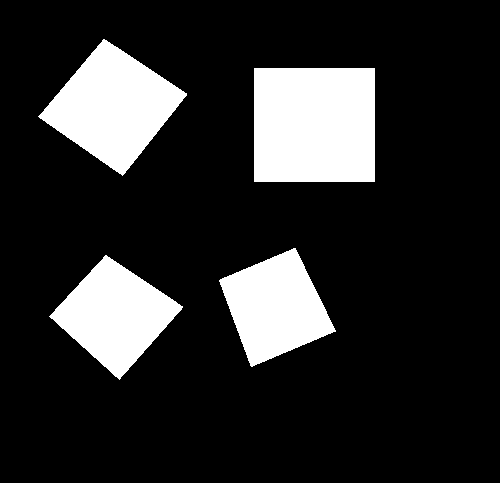
#> input picture img/test.png, 500 x 483 px, found by its file name
$ python calculate_angle.py
#> lines starting #> are read from the running program, lines starting #| are printed output that depends on the picture; after the words box and inside, x2 and y2 are one past the last pixel; in counts of white or black regions, pixels touching at a corner belong together
import pandas as pd
import numpy as np
import cv2
import matplotlib.pyplot as plt
import time

img = cv2.imread(r"C:\Users\11kkh\Desktop\yolov5\img\test.png")
#> img is the input picture: shape (483, 500, 3); 17% white; 4 white regions, box (x1, y1, x2, y2) and area: (254, 68, 375, 182) 13794, (38, 39, 187, 176) 10507, (49, 255, 183, 380) 8489, (219, 248, 336, 367) 8158
noise_rect =  cv2.imread(r"C:\Users\11kkh\Desktop\yolov5\img\noise_rect.png")
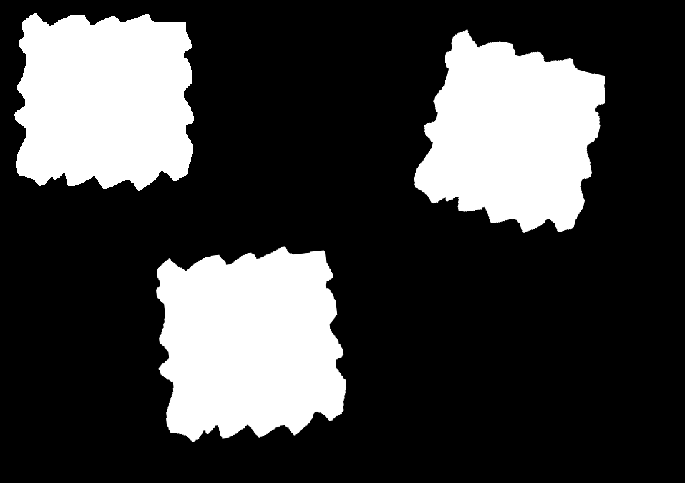
#> input picture img/noise_rect.png, 685 x 483 px, found by its file name
#> noise_rect is the input picture: shape (483, 685, 3); min 0, max 255, mean 64.6
img_gray = cv2.cvtColor(img , cv2.COLOR_BGR2GRAY)
#> img_gray: shape (483, 500); 17% white; 4 white regions
noise_rect_gray = cv2.cvtColor(noise_rect , cv2.COLOR_BGR2GRAY)


# 배경이 검정색, 검출하고자 하는 이미지의 픽셀이 흰색이면 더 잘 검출된다.
################################################################################# 일반적인 사각형에 대한 4개의 꼭짓점 검출
start = time.time()
contours , hierarchy = cv2.findContours(img_gray, mode = cv2.RETR_LIST , method = cv2.CHAIN_APPROX_SIMPLE )
#> contours = 4 contours; box (x1, y1, x2, y2) and area: (254, 68, 375, 182) 13560, (38, 39, 187, 176) 10343, (49, 255, 183, 380) 8348, (219, 248, 336, 367) 7992

for c in contours:
    c = np.array(c).squeeze()
    print(c.shape)
    x = c[:,0]
    y = c[:,1]
    x_min, y_min= min(x) , min(y)
    x_max, y_max= max(x) , max(y)
    x_min_indexes = np.where(x == x_min)[0]
    x_max_indexes = np.where(x == x_max)[0]
    y_min_indexes = np.where(y == y_min)[0]
    y_max_indexes = np.where(y == y_max)[0]

    #p1 : y가 가장 작을때의 x값 , 그때의 x값이 여러개 존재하는 경우에 대해서는 가장 작은 x값
    #p2 : x가 가장 클때의 y값 , 그때의 y값이 여러개 존재하는 경우에 대해서는 가장 작은 y값
    #p3 : y가 가장 클때의 x값 , 그때의 x값이 여러개 존재하는 경우에 대해서는 가장 큰 x값
    #p4 : x가 가장 작을때 y값 , 그때의 y값이 여러개 존재하는 경우에 대해서는 가장 큰 y값

    #p1 구하기
    p1_x_condidate , p1_y_condidate = x[y_min_indexes] , y[y_min_indexes]
    p1_x , p1_x_index = min(p1_x_condidate) , np.argmin(p1_x_condidate)
    p1_y = p1_y_condidate[p1_x_index]
    cv2.circle(img , (p1_x,p1_y) ,2,(255,0,0) , 2 )
    cv2.putText(img , "p1" , (p1_x , p1_y-10) , cv2.FONT_HERSHEY_COMPLEX_SMALL , 0.7,(255,0,0))

    #p2 구하기
    p2_y_condidate , p2_x_condidate = y[x_max_indexes] , x[x_max_indexes]
    p2_y , p2_y_index = min(p2_y_condidate), np.argmin(p2_y_condidate)
    p2_x = p2_x_condidate[p2_y_index]
    cv2.circle(img , (p2_x,p2_y) ,2,(255,0,0) , 2 )
    cv2.putText(img , "p2" , (p2_x , p2_y-10) , cv2.FONT_HERSHEY_COMPLEX_SMALL , 0.7,(255,0,0))

    #p3 구하기
    p3_x_condidate , p3_y_condidate = x[y_max_indexes] , y[y_max_indexes]
    p3_x , p3_x_index = max(p3_x_condidate) , np.argmax(p3_x_condidate)
    p3_y = p3_y_condidate[p3_x_index]
    cv2.circle(img , (p3_x,p3_y) ,2,(255,0,0) , 2 )
    cv2.putText(img , "p3" , (p3_x , p3_y-10) , cv2.FONT_HERSHEY_COMPLEX_SMALL , 0.7,(255,0,0))

    #p4 구하기
    p4_y_condidate , p4_x_condidate = y[x_min_indexes] , x[x_min_indexes]
    p4_y , p4_y_index = max(p4_y_condidate), np.argmax(p4_y_condidate)
    p4_x = p4_x_condidate[p4_y_index]
    cv2.circle(img , (p4_x,p4_y) ,2,(255,0,0) , 2 )
    cv2.putText(img , "p4" , (p4_x , p4_y-10) , cv2.FONT_HERSHEY_COMPLEX_SMALL , 0.7,(255,0,0))
#> this loop made 4 passes
#> (x_min, y_min, x_max, y_max, x_min_indexes, x_max_indexes, y_min_indexes, y_max_indexes) on passes 1, 2, 4: (49, 255, 182, 379, [11], [45, 46], [0, 96], [26]), (219, 248, 335, 366, [63, 64], [198, 199], [0, 279], [127, 128]), (38, 39, 186, 175, [25], [109, 110], [0, 166], [76])
#> (c, x, y, x_min, y_min, x_max, y_max, x_min_indexes) on pass 3: ([[254, 68], [254, 181], [374, 181], [374, 68]], [254, 254, 374, 374], [68, 181, 181, 68], 254, 68, 374, 181, [0, 1])
#| (97, 2)
#| (280, 2)
#| (4, 2)
#| (167, 2)
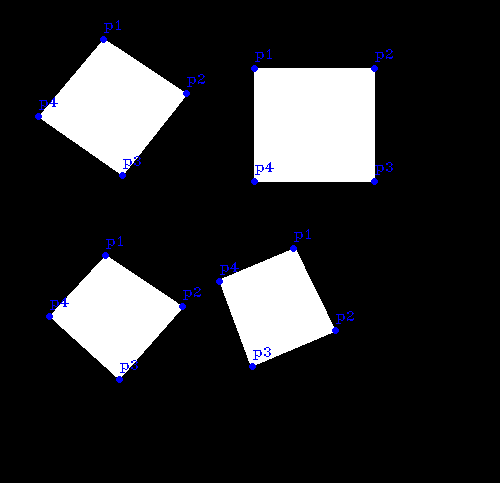
#> img: shape (483, 500, 3); 0.63% of pixels changed, all inside (x1, y1, x2, y2) = (35, 20, 393, 383)

################################################################################# 노이즈가 있는 사각형에 대한 4개의 꼭짓점 검출
contours , hierarchy = cv2.findContours(noise_rect_gray, mode = cv2.RETR_LIST , method = cv2.CHAIN_APPROX_SIMPLE )
#> contours = 3 contours; box (x1, y1, x2, y2) and area: (155, 246, 347, 442) 29792, (14, 13, 194, 191) 26840, (414, 29, 606, 233) 26685

noise_compensation = 3 # 2pixel
for c in contours:
    c = np.array(c).squeeze()
    print(c.shape)
    x = c[:,0]
    y = c[:,1]
    x_min, y_min= min(x) , min(y)
    x_max, y_max= max(x) , max(y)
    x_min_indexes = np.where(x <= x_min+noise_compensation)[0]
    x_max_indexes = np.where(x >= x_max-noise_compensation)[0]
    y_min_indexes = np.where(y <= y_min+noise_compensation)[0]
    y_max_indexes = np.where(y >= y_max-noise_compensation)[0]

    #y,x의 가장 작을 때보다는 노이즈 고려해서
    #p1 : y가 가장 작을때의 x값 , 그때의 x값이 여러개 존재하는 경우에 대해서는 가장 작은 x값
    #p2 : x가 가장 클때의 y값 , 그때의 y값이 여러개 존재하는 경우에 대해서는 가장 작은 y값
    #p3 : y가 가장 클때의 x값 , 그때의 x값이 여러개 존재하는 경우에 대해서는 가장 큰 x값
    #p4 : x가 가장 작을때 y값 , 그때의 y값이 여러개 존재하는 경우에 대해서는 가장 큰 y값

    #p1 구하기
    p1_x_condidate , p1_y_condidate = x[y_min_indexes] , y[y_min_indexes]
    p1_x , p1_x_index = min(p1_x_condidate) , np.argmin(p1_x_condidate)
    p1_y = p1_y_condidate[p1_x_index]
    cv2.circle(noise_rect , (p1_x,p1_y) ,2,(255,0,0) , 2 )
    cv2.putText(noise_rect , "p1" , (p1_x , p1_y-10) , cv2.FONT_HERSHEY_COMPLEX_SMALL , 0.7,(255,0,0))

    #p2 구하기
    p2_y_condidate , p2_x_condidate = y[x_max_indexes] , x[x_max_indexes]
    p2_y , p2_y_index = min(p2_y_condidate), np.argmin(p2_y_condidate)
    p2_x = p2_x_condidate[p2_y_index]
    cv2.circle(noise_rect , (p2_x,p2_y) ,2,(255,0,0) , 2 )
    cv2.putText(noise_rect , "p2" , (p2_x , p2_y-10) , cv2.FONT_HERSHEY_COMPLEX_SMALL , 0.7,(255,0,0))

    #p3 구하기
    p3_x_condidate , p3_y_condidate = x[y_max_indexes] , y[y_max_indexes]
    p3_x , p3_x_index = max(p3_x_condidate) , np.argmax(p3_x_condidate)
    p3_y = p3_y_condidate[p3_x_index]
    cv2.circle(noise_rect , (p3_x,p3_y) ,2,(255,0,0) , 2 )
    cv2.putText(noise_rect , "p3" , (p3_x , p3_y-10) , cv2.FONT_HERSHEY_COMPLEX_SMALL , 0.7,(255,0,0))

    #p4 구하기
    p4_y_condidate , p4_x_condidate = y[x_min_indexes] , x[x_min_indexes]
    p4_y , p4_y_index = max(p4_y_condidate), np.argmax(p4_y_condidate)
    p4_x = p4_x_condidate[p4_y_index]
    cv2.circle(noise_rect , (p4_x,p4_y) ,2,(255,0,0) , 2 )
    cv2.putText(noise_rect , "p4" , (p4_x , p4_y-10) , cv2.FONT_HERSHEY_COMPLEX_SMALL , 0.7,(255,0,0))
#> this loop made 3 passes
#> (x_min, y_min, x_max, y_max, y_min_indexes, y_max_indexes, p1_x_condidate, p1_y_condidate) on pass 1: (155, 246, 346, 441, [0, 1, 2, 3, 4, 448, 449], [203, 204, 205, 206, 207, 208, 209, 210, 237, 238, 264], [281, 279, 278, 277, 276, 287, 284], [246, 248, 248, 249, 249, 249, 246])
#> (x_min, y_min, x_max, y_max, x_min_indexes, x_max_indexes, y_min_indexes, p1_x_condidate) on pass 2: (414, 29, 605, 232, [85, 86, 87, 88, 89, 90, 91, 92, 93, 94, 95], [312, 313, 314, 315, 316, 317, 318, 319], [0, 1, 2, 3, 4, 410, 411, 412, 413], [466, 464, 461, 460, 458, 467, 468, 467, 467])
#| (450, 2)
#| (414, 2)
#| (354, 2)
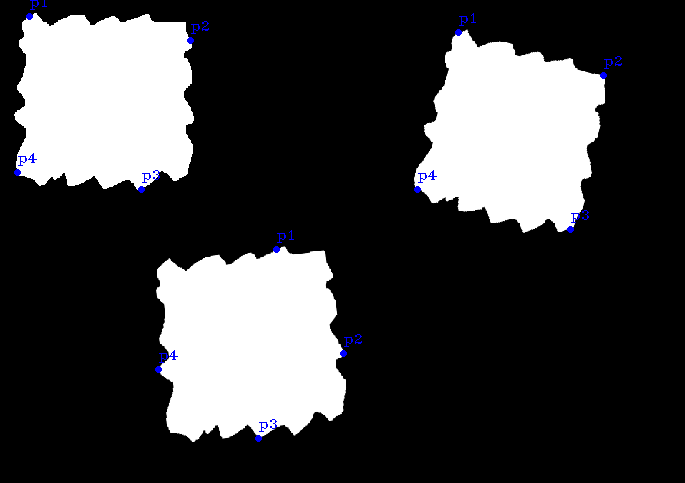
#> noise_rect: shape (483, 685, 3); 0.34% of pixels changed, all inside (x1, y1, x2, y2) = (14, 0, 622, 442)


end = time.time()-start
cv2.imshow("img" , img)
cv2.imshow("noise_img" , noise_rect)
print(end)
cv2.waitKey()
cv2.destroyAllWindows()
